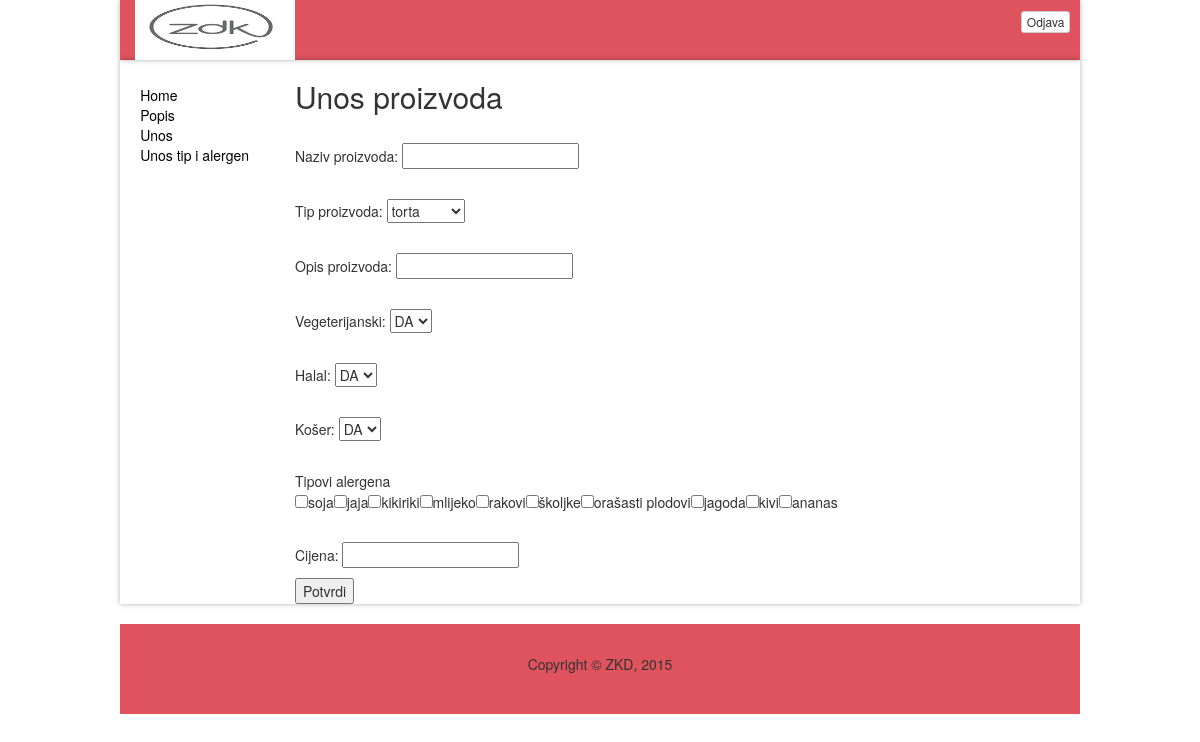
Screenshot of /lab3/unos.php (signed in) with the database file from the repository.
### tables this page shows
CREATE TABLE IF NOT EXISTS `unosalergen` (
  `id` int(11) NOT NULL AUTO_INCREMENT,
  `alergen` varchar(100) NOT NULL,
  PRIMARY KEY (`id`)
);

### lab3/unos.php (the view, shortened to what this page needs)
<!DOCTYPE html>
<html>
<head>
  <link rel="stylesheet" href="css/bootstrap.min.css" />
  <link rel="stylesheet" href="css/normalize.css" />
  <link rel="stylesheet" href="css/grid.css" />
  <link rel="stylesheet" href="css/stil.css" />
</head>
<body>
		<div class="row pozadina header">
		  <div class="col-xs-10 col-sm-10 col-md-9 ">
				<img src="images/logo.jpg" height="60" width="160" alt="">
		  </div>
		  <div class="col-xs-2 col-md-3 odjava">
			<form name="odjava" action="login.html">
				<button type="submit" class="btn btn-default btn-xs">Odjava</button>
			</form>
		  </div>
		</div>
		<div class="row pozadina-sadrzaj">
			  <div class="col-xs-2 col-md-2 ">
				<div class="linkovi">
					<a href="login.php">Home</a></br>
					<a href="popis.php">Popis</a></br>
					<a href="unos.php">Unos</a></br>
					<a href="unosTipAlergen.php">Unos tip i alergen</a></br>
					</div>
			</div>
			<div class="col-xs-10 col-sm-10 col-md-10">
				<a name="osobniPodaci"><h2>Unos proizvoda</h2></a>
						   <form name="unosProizvoda" action="unosProizvoda.php" method="POST">
			<br><p>Naziv proizvoda:  <input type="text" name="naziv"></p>
			<br><p>Tip proizvoda: <select name="tip">
							<?php
								$con=mysqli_connect('localhost','root','root','dwalab') or die('Error connecting to MySQL server.');;
								mysqli_set_charset($con, "utf8");
								$upit = "SELECT * FROM unostip";
								$result = mysqli_query($con, $upit);
									while($row = mysqli_fetch_assoc($result)) {
									$tip=$row['tip'];
									echo '(<option value='.$tip.'>'.$tip.'</option>)';
									}
							?>
							</select></p>
			<br><p>Opis proizvoda:  <input type="text" name="opis"></p>
			<br><p>Vegeterijanski: <select name="vegeterijanski">
							<option value="DA">DA</option>
							</select></p>
			<br><p>Halal: <select name="halal">
							<option value="DA">DA</option>
							</select></p>
			<br><p>Košer: <select name="koser">
							<option value="DA">DA</option>
							</select></p>
				<br><p>Tipovi alergena<br>
							<?php
								$con=mysqli_connect('localhost','root','root','dwalab') or die('Error connecting to MySQL server.');;
								mysqli_set_charset($con, "utf8");
								$upit = "SELECT * FROM unosalergen";
								$result = mysqli_query($con, $upit);
									while($row = mysqli_fetch_assoc($result)) {
									$alergen=$row['alergen'];
									$alergenV = $alergen . ', ';
									echo '<INPUT TYPE=CHECKBOX NAME='.$alergen.' value='.$alergenV.'>'.$alergen.'';
									}
							?>
							</p>
			<br><p>Cijena:  <input type="text" name="cijena"></p>
			<input type="submit" value="Potvrdi">
		</form>
		  </div>
			</div>
  <footer class="footer row">
    <p>Copyright &copy; ZKD, 2015</p>
  </footer>
</body>
</html>

### lab3/css/grid.css (style rules this page uses)
.row:before, .row:after, .column:before, .column:after, .cf:before, .cf:after { content: " "; display: table; }
.row:after, .column:after, .cf:after { clear: both; }
.row, .column, .cf { *zoom: 1; }
.row { max-width: 960px; margin: 0 auto; }

### lab3/css/stil.css (style rules this page uses)
html { background:#DE535D,; }
.linkovi { color:black; text-decoration:none; padding:4%; }
.linkovi a { color:black; text-decoration:none; }
img { vertical-align:middle }
.header { background: black; -webkit-box-shadow: 0 0 20px rgba(0,0,0,0.3); -moz-box-shadow: 0 0 20px rgba(0,0,0,0.3); box-shadow: 0 0 20px rgba(0,0,0,0.3); }
.pozadina { background-color:#DE535D; -webkit-box-shadow: 0 0 5px rgba(0,0,0,0.3); -moz-box-shadow: 0 0 5px rgba(0,0,0,0.3); box-shadow: 0 0 5px rgba(0,0,0,0.3); }
.pozadina-sadrzaj { -webkit-box-shadow: 0 0 5px rgba(0,0,0,0.3); -moz-box-shadow: 0 0 5px rgba(0,0,0,0.3); box-shadow: 0 0 5px rgba(0,0,0,0.3); }
.odjava { padding:1%; text-align:right; color:black; }
.footer { margin-top: 20px; text-align: center; padding: 10px; background: #DE535D; }

### rows the page displays
unosalergen: alergen "soja"
unosalergen: alergen "jaja"
unosalergen: alergen "kikiriki"
unosalergen: alergen "mlijeko"
unosalergen: alergen "rakovi"
unosalergen: alergen "školjke"
unosalergen: alergen "orašasti plodovi"
unosalergen: alergen "jagoda"
unosalergen: alergen "kivi"
unosalergen: alergen "ananas"

### other values shown
form field tip "torta"
